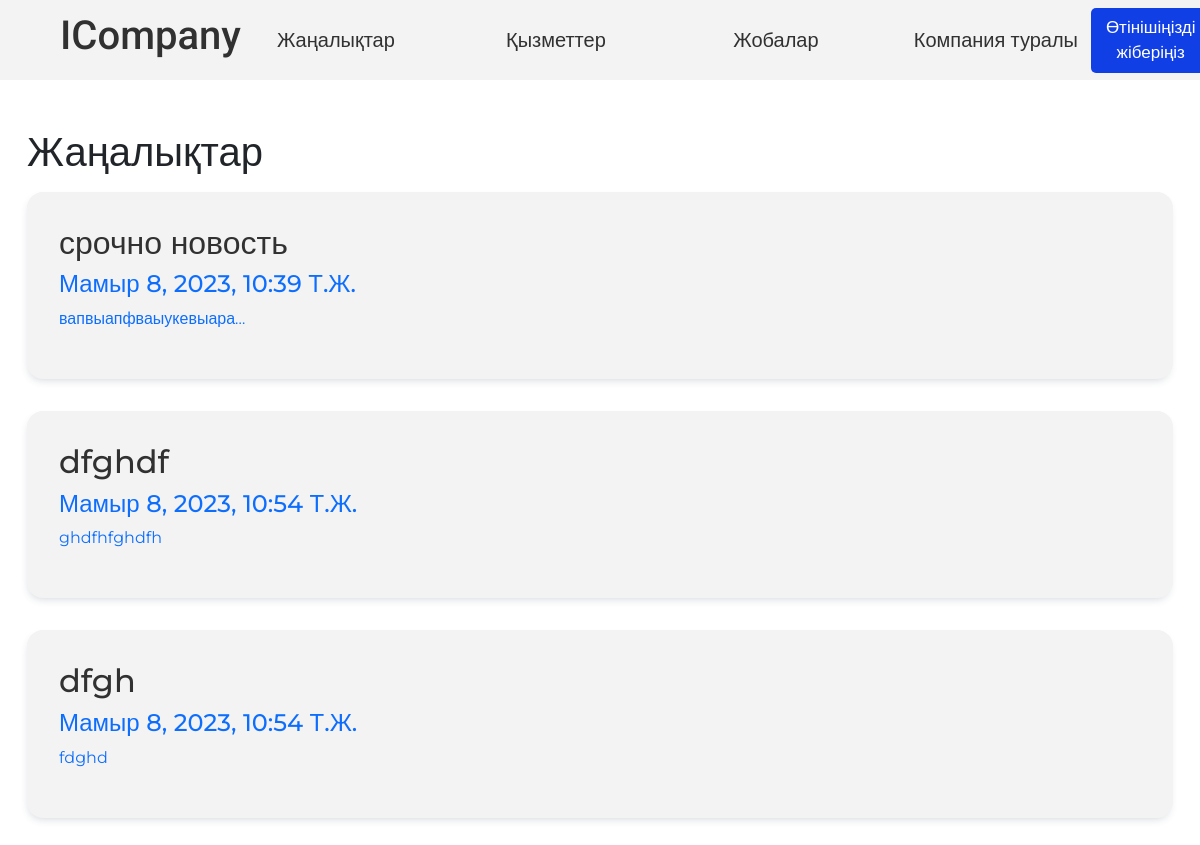
The page /news/ on the database as committed earlier.
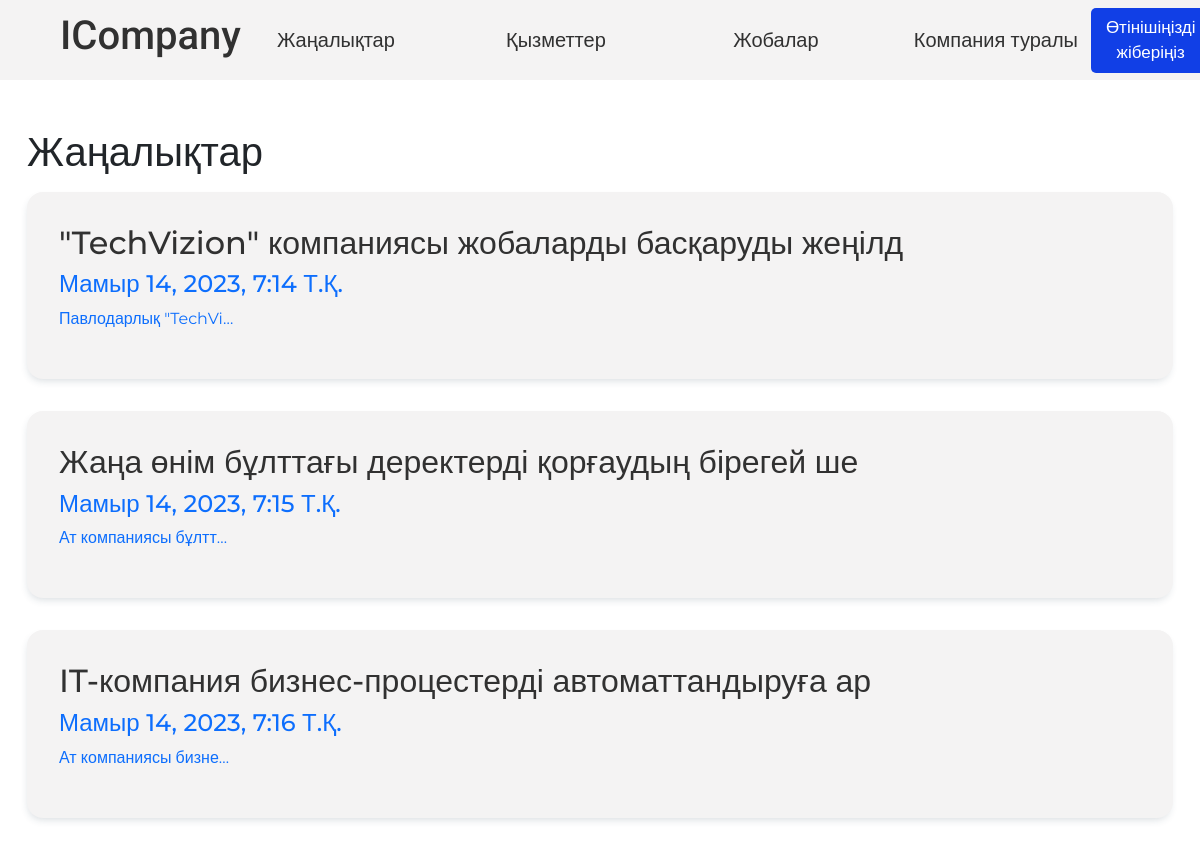
The same page on the database as committed later.
### company_app/models.py (models this page shows)
class News(models.Model):
    title = models.CharField(_("title"), max_length=50)
    info = models.TextField(_("description"), max_length=5000)
    data = models.DateTimeField(_("data"), auto_now_add=True)
    image = models.ImageField(upload_to="news_image/", blank=True, null=True)
    class Meta:
        verbose_name = _('news')
        verbose_name_plural = _('news')

### company_app/views.py (the view)
# urls.py: path('news/', views.NewsList, name='news_page'),
def NewsList(request):
	news = News.objects.all()
	return render(request, 'news_page.html', context={'news':news})

### company_app/context_processor.py (called while the page is built)
def contact(request):
    if request.method == 'POST':
        form = FormContact(request.POST)
        if form.is_valid():
            form.save()
            template_data = {
                'first_name': form.cleaned_data['first_name'],
            }
            msg = render_to_string('email_message/email_answer.html', template_data)
            subject = 'Ответ на заявку'
            sender = settings.EMAIL_HOST_USER
            recipient = form.cleaned_data['email']
            send_mail(subject, msg, sender, [recipient], html_message=msg)
            messages.success(request, "Спасибо за вашу заявку. Ожидайте.")
            form = FormContact()
    else:
        form = FormContact()
    context= {'form': form}
    return context

### templates/news_page.html (shortened to what this page needs)
{% extends 'base.html' %}
{% load static %}
{% load i18n %}
{% block css_links %}
    <link rel="stylesheet" href="{% static 'css/news_page.css' %}">
{% endblock %}
{% block content %}
<div class="news_block">
    <div class="container">
        <h1 class="news_title">Жаңалықтар</h1>
        <div class="news">
            {% for new in news %}
                <a class="news_page__btn" href="{% url 'news_detail_page' new.pk %}">
                    <div class="news_item">
                        <h1 class="new_title">{{new.title}}</h1>
                        <h4 class="new_date">{{new.data}}</h4>
                        <p class="new_descr">{{new.info|truncatechars:'20' }}</p>
                    </div>
                </a>
            {% endfor %}
        </div>
    </div>
</div>
{% endblock content %}

Rows that differ between the two databases and show on the page:
removed News: title "срочно новость", data "Мамыр 8, 2023, 10:39 Т.Ж.", info "вапвыапфваыукевыара…"
removed News: title "dfghdf", data "Мамыр 8, 2023, 10:54 Т.Ж.", info "ghdfhfghdfh"
removed News: title "dfgh", data "Мамыр 8, 2023, 10:54 Т.Ж.", info "fdghd"
added News: title "\"TechVizion\" компаниясы жобаларды басқаруды жеңілд", data "Мамыр 14, 2023, 7:14 Т.Қ.", info "Павлодарлық \"TechVi…"
added News: title "Жаңа өнім бұлттағы деректерді қорғаудың бірегей ше", data "Мамыр 14, 2023, 7:15 Т.Қ.", info "Ат компаниясы бұлтт…"
added News: title "IT-компания бизнес-процестерді автоматтандыруға ар", data "Мамыр 14, 2023, 7:16 Т.Қ.", info "Ат компаниясы бизне…"
